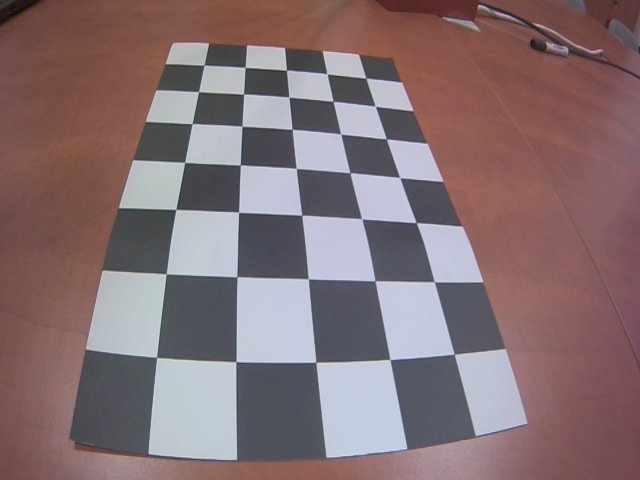
#> input picture Python Examples/zdj/zdj11.jpg, 640 x 480 px
$ python undistort_image.py
#> lines starting #> are read from the running program, lines starting #| are printed output that depends on the picture
import numpy as np
import cv2

def correct_file(name: str) -> None:
#> called with name = 'mtx.txt'
    with open(name, "r") as file:
#> (reads Python Examples/zdj/mtx.txt from the repository)
        tekst = file.read()
    tekst = tekst.replace("]", "")
    tekst = tekst.replace("[", "")
    with open(f"corrected_{name}", "w") as file:
        print(tekst, file=file)

# read files
correct_file("mtx.txt")
mtx = np.loadtxt("corrected_mtx.txt")
print(mtx)

correct_file("dist.txt")
#> (reads Python Examples/zdj/dist.txt from the repository)
dist = np.loadtxt("corrected_dist.txt")
print(dist)

# poprawka zdjęcia
img = cv2.imread('zdj11.jpg')
#> img is the input picture: shape (480, 640, 3); mean B, G, R 115.1, 112.1, 132.8
h,  w = img.shape[:2]
#> h = 480; w = 640
newcameramtx, roi = cv2.getOptimalNewCameraMatrix(mtx, dist, (w,h), 1, (w,h))
#> roi = (17, 50, 616, 375)

# undistort
dst = cv2.undistort(img, mtx, dist, None, newcameramtx)
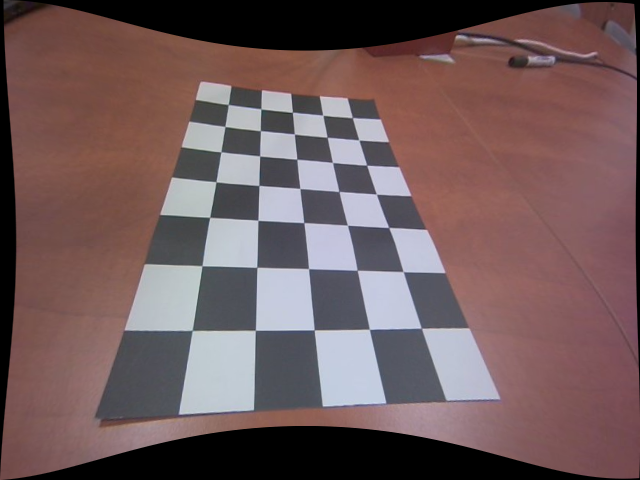
#> dst: shape (480, 640, 3); mean B, G, R 92.1, 90.8, 113.1
# crop the image
x, y, w, h = roi
#> x = 17; y = 50; w = 616; h = 375
dst = dst[y:y+h, x:x+w]
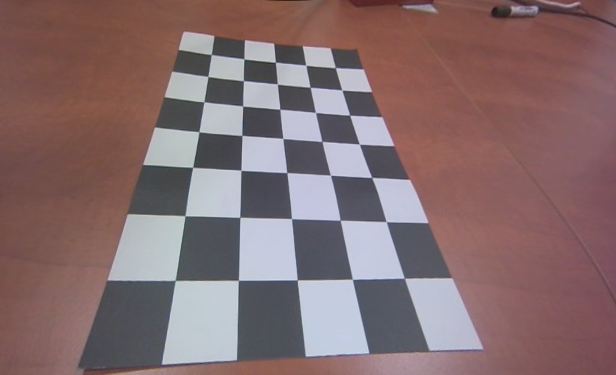
#> dst: shape (375, 616, 3); mean B, G, R 110.4, 108.7, 132.9
cv2.imwrite('calibresult.png', dst)
